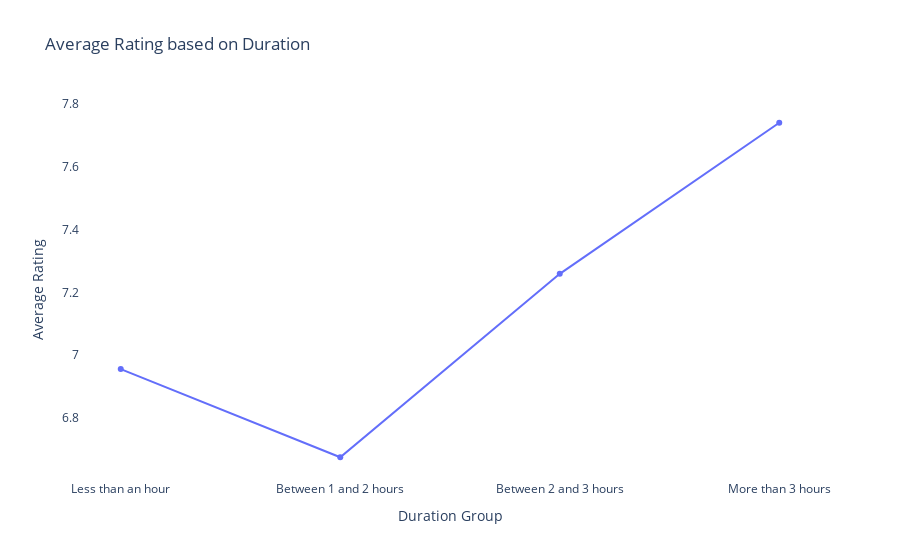

The cell this chart's notebook holds for it:
### Code cell
bins = [0, 60, 120, 180, 240]
labels = ["Less than an hour", "Between 1 and 2 hours", "Between 2 and 3 hours", "More than 3 hours"]
df["duration_group"] = pd.cut(df["Duration"], bins=bins, labels=labels)

dfx = df.groupby("duration_group")["Rating"].mean().reset_index()

fig = px.scatter(dfx, x="duration_group", y="Rating", title="Average Rating based on Duration")
fig.update_layout(plot_bgcolor="white")

fig2 = px.line(dfx, x="duration_group", y="Rating", title="Average Rating vs Duration of Movie")
fig2.update_layout(plot_bgcolor="white")
fig.update_xaxes(title_text="Duration Group")
fig.update_xaxes(title_text="Duration Group")
fig.update_yaxes(title_text="Average Rating")


fig.add_trace(fig2.data[0])

fig.show()

### Figure 1 — Plotly figure (JSON) as saved in the notebook; plotly's stock layout.template omitted (floating-point values rounded to 4 significant figures)
{"data": [{"hovertemplate": "duration_group=%{x}<br>Rating=%{y}<extra></extra>", "legendgroup": "", "marker": {"color": "#636efa", "symbol": "circle"}, "mode": "markers", "name": "", "orientation": "v", "showlegend": false, "type": "scatter", "x": ["Less than an hour", "Between 1 and 2 hours", "Between 2 and 3 hours", "More than 3 hours"], "xaxis": "x", "y": [6.956, 6.675, 7.259, 7.74], "yaxis": "y"}, {"hovertemplate": "duration_group=%{x}<br>Rating=%{y}<extra></extra>", "legendgroup": "", "line": {"color": "#636efa", "dash": "solid"}, "marker": {"symbol": "circle"}, "mode": "lines", "name": "", "orientation": "v", "showlegend": false, "type": "scatter", "x": ["Less than an hour", "Between 1 and 2 hours", "Between 2 and 3 hours", "More than 3 hours"], "xaxis": "x", "y": [6.956, 6.675, 7.259, 7.74], "yaxis": "y"}], "layout": {"legend": {"tracegroupgap": 0}, "plot_bgcolor": "white", "title": {"text": "Average Rating based on Duration"}, "xaxis": {"anchor": "y", "domain": [0, 1], "title": {"text": "Duration Group"}}, "yaxis": {"anchor": "x", "domain": [0, 1], "title": {"text": "Average Rating"}}}}
